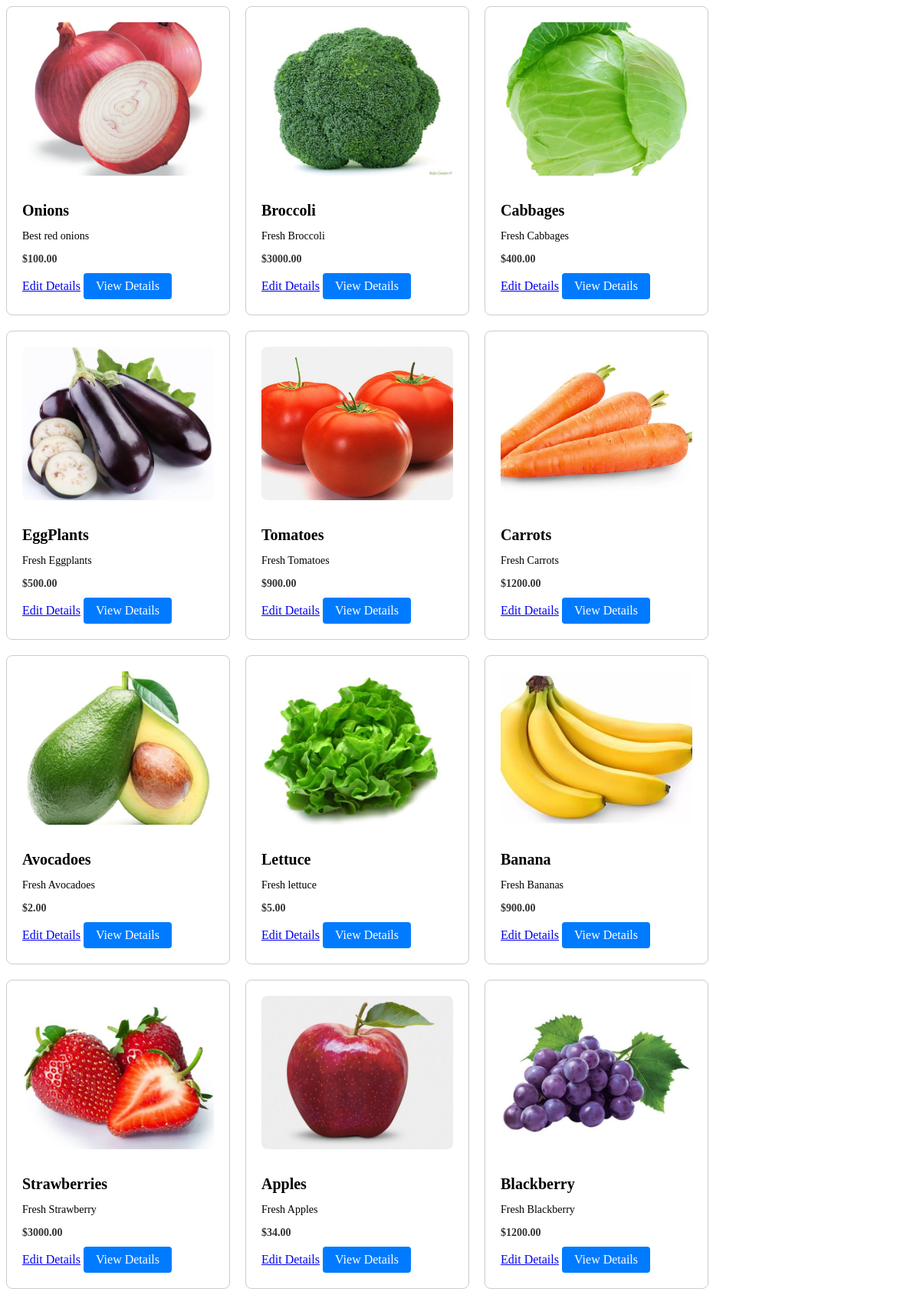
Screenshot of /inventory/products/list/ with the database file from the repository.
### inventory/models.py (models this page shows)
class Product(models.Model):
    Vendor = models.ForeignKey(Vendor,null= True, on_delete = models.CASCADE)
    name=models.CharField(max_length=32)
    price=models.DecimalField(max_digits=6,decimal_places=2)
    stock=models.PositiveIntegerField()
    image=models.ImageField()
    description=models.TextField()
    date_created=models.DateTimeField(auto_now_add=True)
    date_updated=models.DateTimeField(auto_now=True)

### inventory/views.py (the view)
# urls.py: path("products/list/",product_lists,name = "product_list_view"),
def product_lists(request):
    products = Product.objects.all()
    return render(request,"inventory/product_list.html",{"products":products})

### templates/inventory/product_list.html (shortened to what this page needs)
<!DOCTYPE html>
<html lang="en">
<head>
</head>
<body>
    <div class="product-container">
        {% for product in products %}
        <div class="product-card">
            <img src="{{ product.image.url }}" alt="{{ product.name }}" />
            <h3>{{ product.name }}</h3>
            <p>{{ product.description }}</p>
            <p class="price">${{ product.price }}</p>
            <a href="{% url 'product_update_view' id=product.id %}" class="edit">Edit Details</a>
            <a href="{% url 'product_detail_view' id=product.id %}" class="view-button">View Details</a>
        </div>
        {% endfor %}
    </div>
</body>
</html>

### templates/inventory/product_list.html (style rules this page uses)
.product-container { display: flex; flex-wrap: wrap; gap: 20px; }
.product-card { border: 1px solid #ccc; border-radius: 8px; padding: 20px; width: 250px; }
.product-card img { width: 100%; height: 200px; object-fit: cover; border-radius: 8px; margin-bottom: 10px; }
.product-card h3 { font-size: 20px; margin-bottom: 10px; }
.product-card p { font-size: 14px; margin-bottom: 10px; }
.price { font-size: 18px; font-weight: bold; color: #333; margin-bottom: 10px; }
.view-button { display: inline-block; padding: 8px 16px; background-color: #007BFF; color: #fff; text-decoration: none; border-radius: 4px; transition: background-color 0.3s ease; }

### rows the page displays
Product: image (picture), name "Onions", description "Best red onions", price "100.00"
Product: image (picture), name "Broccoli", description "Fresh Broccoli", price "3000.00"
Product: image (picture), name "Cabbages", description "Fresh Cabbages", price "400.00"
Product: image (picture), name "EggPlants", description "Fresh Eggplants", price "500.00"
Product: image (picture), name "Tomatoes", description "Fresh Tomatoes", price "900.00"
Product: image (picture), name "Carrots", description "Fresh Carrots", price "1200.00"
Product: image (picture), name "Avocadoes", description "Fresh Avocadoes", price "2.00"
Product: image (picture), name "Lettuce", description "Fresh lettuce", price "5.00"
Product: image (picture), name "Banana", description "Fresh Bananas", price "900.00"
Product: image (picture), name "Strawberries", description "Fresh Strawberry", price "3000.00"
Product: image (picture), name "Apples", description "Fresh Apples", price "34.00"
Product: image (picture), name "Blackberry", description "Fresh Blackberry", price "1200.00"
